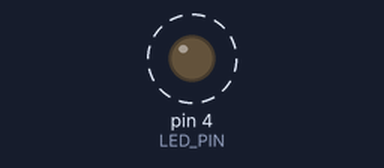
The sketch below on a simulated Arduino Uno, built with avr-gcc and run on an emulated ATmega328P. Parts: output pins drawn as LEDs (lit = HIGH). Dashed ring = blinking. What the sketch prints to the serial monitor is not drawn.

Above: at 0.2 s.
Timing chart, 0 to 3.0 s (numbered marks = the images above):
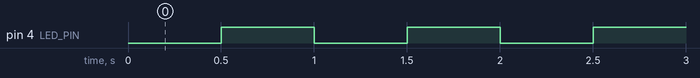

Measured:
- by itself, pin 4 (LED_PIN): alternates HIGH for 0.50 s and LOW for 0.50 s

The sketch:

blink_message.ino
```cpp
#define LED_PIN 4

const unsigned long BLINK_INTERVAL = 500;   // ms
const unsigned long MSG_INTERVAL   = 3000;  // ms

unsigned long lastBlink = 0;
unsigned long lastMsg   = 0;
bool ledState = false;

void setup() {
  Serial.begin(9600);
  pinMode(LED_PIN, OUTPUT);
}

void loop() {
  unsigned long now = millis();

  // Task 1: blink every 500 ms
  if (now - lastBlink >= BLINK_INTERVAL) {
    lastBlink = now;
    ledState = !ledState;
    digitalWrite(LED_PIN, ledState ? HIGH : LOW);
  }

  // Task 2: print a message every 3 seconds
  if (now - lastMsg >= MSG_INTERVAL) {
    lastMsg = now;
    Serial.print("Alive at ");
    Serial.print(now / 1000);
    Serial.println(" s");
  }
}
```
